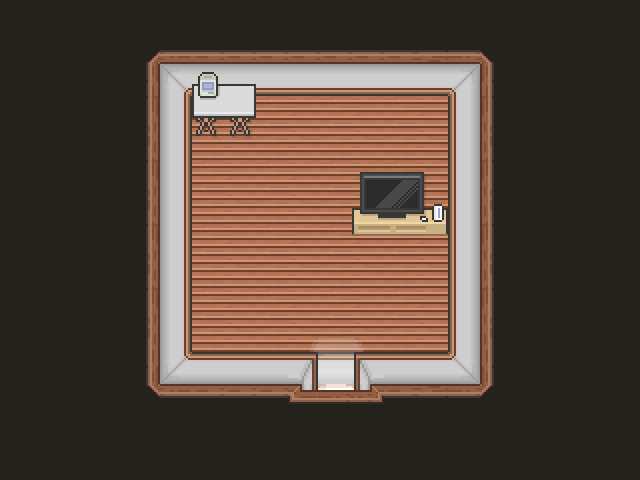

Below is a game level as drawn by its tile map, then a one-line description and the .tmx file that defines it, in full:
An orthogonal 20x15 tile map with 32x32 px tiles, 4 tile layers (Background, Floor, Scenery, Doors) and 7 objects (1).

<map version="1.5" tiledversion="1.7.2" orientation="orthogonal" renderorder="right-down" width="20" height="15" tilewidth="32" tileheight="32" infinite="0" nextlayerid="11" nextobjectid="73">
 <editorsettings>
  <export format="json" />
 </editorsettings>
 <tileset firstgid="1" name="tilesheet" tilewidth="32" tileheight="32" tilecount="1960" columns="20">
  <image source="../img/tilesets/tilesheet.png" width="640" height="3136" />
 </tileset>
 <layer id="1" name="Background" width="20" height="15">
  <data encoding="csv">
4,4,4,4,4,4,4,4,4,4,4,4,4,4,4,4,4,4,4,4,
4,4,4,4,4,4,4,4,4,4,4,4,4,4,4,4,4,4,4,4,
4,4,4,4,4,4,4,4,4,4,4,4,4,4,4,4,4,4,4,4,
4,4,4,4,4,4,4,4,4,4,4,4,4,4,4,4,4,4,4,4,
4,4,4,4,4,4,4,4,4,4,4,4,4,4,4,4,4,4,4,4,
4,4,4,4,4,4,4,4,4,4,4,4,4,4,4,4,4,4,4,4,
4,4,4,4,4,4,4,4,4,4,4,4,4,4,4,4,4,4,4,4,
4,4,4,4,4,4,4,4,4,4,4,4,4,4,4,4,4,4,4,4,
4,4,4,4,4,4,4,4,4,4,4,4,4,4,4,4,4,4,4,4,
4,4,4,4,4,4,4,4,4,4,4,4,4,4,4,4,4,4,4,4,
4,4,4,4,4,4,4,4,4,4,4,4,4,4,4,4,4,4,4,4,
4,4,4,4,4,4,4,4,4,4,4,4,4,4,4,4,4,4,4,4,
4,4,4,4,4,4,4,4,4,4,4,4,4,4,4,4,4,4,4,4,
4,4,4,4,4,4,4,4,4,4,4,4,4,4,4,4,4,4,4,4,
4,4,4,4,4,4,4,4,4,4,4,4,4,4,4,4,4,4,4,4
</data>
 </layer>
 <layer id="9" name="Floor" width="20" height="15">
  <data encoding="csv">
0,0,0,0,0,0,0,0,0,0,0,0,0,0,0,0,0,0,0,0,
0,0,0,0,1445,1446,1447,1447,1447,1447,1447,1447,1447,1448,1449,1450,0,0,0,0,
0,0,0,0,1465,1466,1467,1467,1467,1467,1467,1467,1467,1468,1469,1470,0,0,0,0,
0,0,0,0,1485,1486,1487,1488,1487,1488,1487,1488,1487,1488,1489,1490,0,0,0,0,
0,0,0,0,1505,1506,1507,1508,1507,1508,1507,1508,1507,1508,1509,1510,0,0,0,0,
0,0,0,0,1485,1486,1487,1488,1487,1488,1487,1488,1487,1488,1489,1490,0,0,0,0,
0,0,0,0,1505,1506,1507,1508,1507,1508,1507,1508,1507,1508,1509,1510,0,0,0,0,
0,0,0,0,1485,1486,1487,1488,1487,1488,1487,1488,1487,1488,1489,1490,0,0,0,0,
0,0,0,0,1505,1506,1507,1508,1507,1508,1507,1508,1507,1508,1509,1510,0,0,0,0,
0,0,0,0,1485,1486,1487,1488,1487,1488,1487,1488,1487,1488,1489,1490,0,0,0,0,
0,0,0,0,1505,1506,1507,1508,1507,1508,1507,1508,1507,1508,1509,1510,0,0,0,0,
0,0,0,0,1525,1526,1527,1527,1527,1527,1527,1527,1527,1528,1529,1530,0,0,0,0,
0,0,0,0,1545,1546,1547,1547,1547,1547,1547,1547,1547,1548,1549,1550,0,0,0,0,
0,0,0,0,0,0,0,0,0,0,0,0,0,0,0,0,0,0,0,0,
0,0,0,0,0,0,0,0,0,0,0,0,0,0,0,0,0,0,0,0
</data>
 </layer>
 <layer id="10" name="Scenery" width="20" height="15">
  <data encoding="csv">
0,0,0,0,0,0,0,0,0,0,0,0,0,0,0,0,0,0,0,0,
0,0,0,0,0,0,0,0,0,0,0,0,0,0,0,0,0,0,0,0,
0,0,0,0,0,0,1666,1667,0,0,0,0,0,0,0,0,0,0,0,0,
0,0,0,0,0,0,1686,1687,0,0,0,0,0,0,0,0,0,0,0,0,
0,0,0,0,0,0,1706,1707,0,0,0,0,0,0,0,0,0,0,0,0,
0,0,0,0,0,0,0,0,0,0,0,1669,1670,1671,0,0,0,0,0,0,
0,0,0,0,0,0,0,0,0,0,0,1689,1690,1691,0,0,0,0,0,0,
0,0,0,0,0,0,0,0,0,0,0,1709,1710,1711,0,0,0,0,0,0,
0,0,0,0,0,0,0,0,0,0,0,0,0,0,0,0,0,0,0,0,
0,0,0,0,0,0,0,0,0,0,0,0,0,0,0,0,0,0,0,0,
0,0,0,0,0,0,0,0,0,0,0,0,0,0,0,0,0,0,0,0,
0,0,0,0,0,0,0,0,0,0,0,0,0,0,0,0,0,0,0,0,
0,0,0,0,0,0,0,0,0,0,0,0,0,0,0,0,0,0,0,0,
0,0,0,0,0,0,0,0,0,0,0,0,0,0,0,0,0,0,0,0,
0,0,0,0,0,0,0,0,0,0,0,0,0,0,0,0,0,0,0,0
</data>
 </layer>
 <layer id="7" name="Doors" width="20" height="15">
  <data encoding="csv">
0,0,0,0,0,0,0,0,0,0,0,0,0,0,0,0,0,0,0,0,
0,0,0,0,0,0,0,0,0,0,0,0,0,0,0,0,0,0,0,0,
0,0,0,0,0,0,0,0,0,0,0,0,0,0,0,0,0,0,0,0,
0,0,0,0,0,0,0,0,0,0,0,0,0,0,0,0,0,0,0,0,
0,0,0,0,0,0,0,0,0,0,0,0,0,0,0,0,0,0,0,0,
0,0,0,0,0,0,0,0,0,0,0,0,0,0,0,0,0,0,0,0,
0,0,0,0,0,0,0,0,0,0,0,0,0,0,0,0,0,0,0,0,
0,0,0,0,0,0,0,0,0,0,0,0,0,0,0,0,0,0,0,0,
0,0,0,0,0,0,0,0,0,0,0,0,0,0,0,0,0,0,0,0,
0,0,0,0,0,0,0,0,0,0,0,0,0,0,0,0,0,0,0,0,
0,0,0,0,0,0,0,0,0,1606,1607,1608,0,0,0,0,0,0,0,0,
0,0,0,0,0,0,0,0,0,1626,1627,1628,0,0,0,0,0,0,0,0,
0,0,0,0,0,0,0,0,0,1646,1647,1648,0,0,0,0,0,0,0,0,
0,0,0,0,0,0,0,0,0,0,0,0,0,0,0,0,0,0,0,0,
0,0,0,0,0,0,0,0,0,0,0,0,0,0,0,0,0,0,0,0
</data>
 </layer>
 <objectgroup id="5" name="Walls" opacity="0.97">
  <object id="66" x="192" y="62" width="256" height="34" />
  <object id="67" x="192" y="352" width="256" height="34" />
  <object id="68" x="448" y="96" width="34" height="256" />
  <object id="69" x="158" y="96" width="34" height="256" />
  <object id="70" x="352" y="208" width="96" height="26" />
  <object id="71" x="192" y="96" width="64" height="40" />
 </objectgroup>
 <objectgroup id="8" name="Warp">
  <object id="72" name="1" x="318" y="342" width="36" height="20" />
 </objectgroup>
</map>
